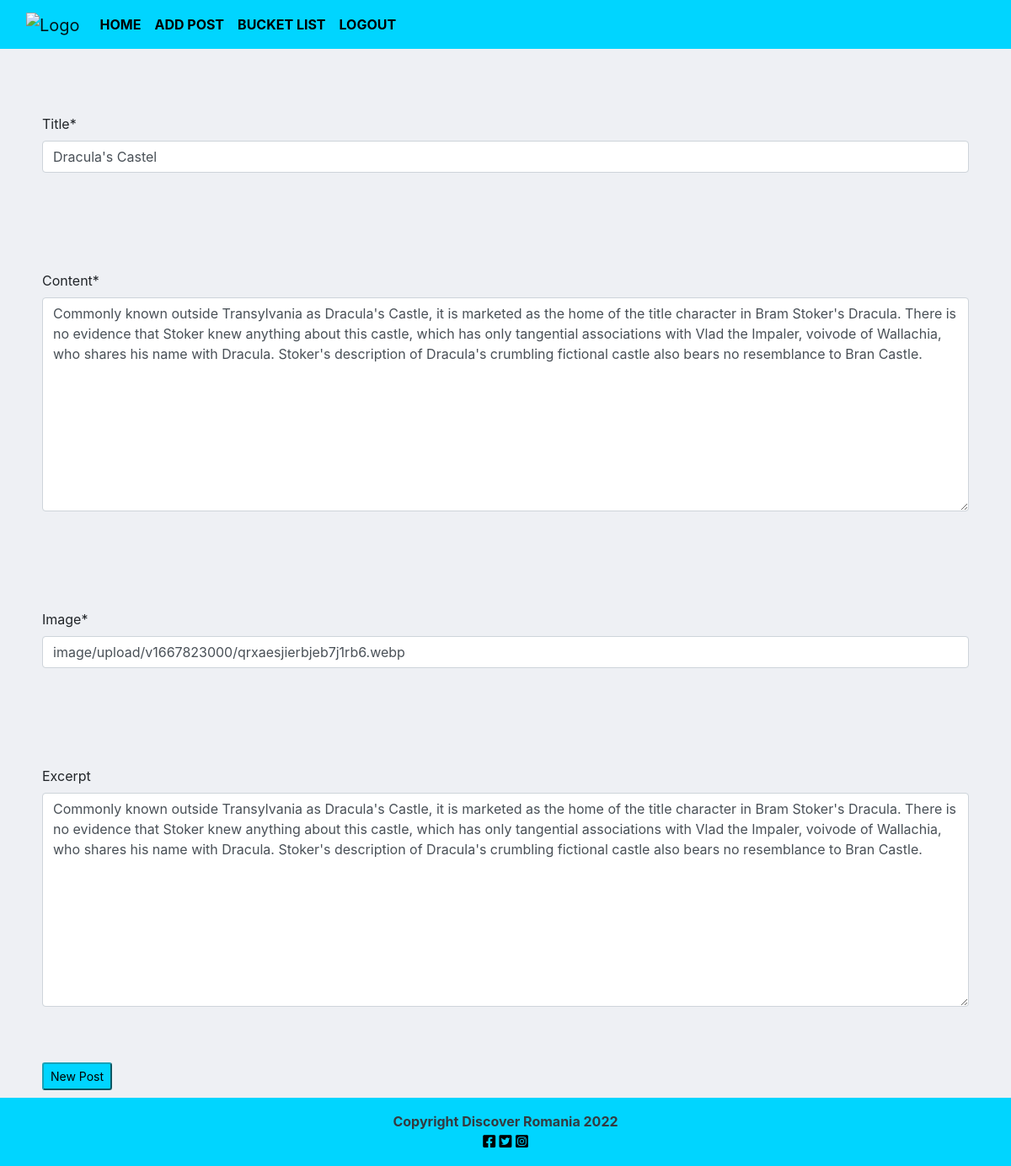
Page /draculas-castel/update/ (signed in) on the committed database.
### blog/models.py (models this page shows, shortened)
class Post(models.Model):
    title = models.CharField(max_length=200, unique=True)
    slug = models.SlugField(max_length=200, unique=True)
    author = models.ForeignKey(
        User, on_delete=models.CASCADE, related_name="blog_posts"
    )
    featured_image = CloudinaryField('image', default='placeholder')
    excerpt = models.TextField(blank=True)
    updated_on = models.DateTimeField(auto_now=True)
    content = models.TextField()
    created_on = models.DateTimeField(auto_now_add=True)
    status = models.IntegerField(choices=STATUS, default=0)
    likes = models.ManyToManyField(
        User, related_name='blogpost_like', blank=True)
    class Meta:
        ordering = ["-created_on"]

### blog/views.py (the view, shortened to what this page needs)
# urls.py: path('<slug:slug>/update/', UpdatePostView.as_view(), name='post-update'),
class UpdatePostView(UserPassesTestMixin, LoginRequiredMixin, SuccessMessageMixin, UpdateView):
    model = Post
    template_name = "add_post.html"
    fields = ['title', 'content', 'featured_image', 'excerpt']
    success_url = reverse_lazy('home')
    success_message = ("Your Post has been updated")
    def test_func(self):
        post = self.get_object()
        if self.request.user == post.author:
            return True
        return False

### templates/add_post.html (shortened to what this page needs)
{% extends 'base.html' %}
{% load crispy_forms_tags %}
{% block content%}
<div>
    <form action ='' method ="POST"  enctype="multipart/form-data">
        {{ form | crispy }}
    <button class= "btn-sm btn-info mb-2" type="submit">New Post</button>
</form>
</div>
{% endblock %} -->

### static/css/style.css (style rules this page uses)
body { background-color: #EEF0F4; }
.form-group { padding-top: 50px; padding-left: 50px; padding-bottom: 50px; padding-right: 50px; }
.btn-info { margin-left: 50px; background-color: #00D5FF; color: #000000; }
.main-bg { background-color: #EEF0F4; }

### rows in the picture
Post: title "Dracula's Castel", content "Commonly known outside Transylvania as Dracula's Castle, it is marketed as the home of the title character in Bram Stoker's Dracula. There is no evidence that Stoker knew anything about this castle, which has only tangential associations with Vlad the Impaler, voivode of Wallachia, who shares his name with Dracula. Stoker's description of Dracula's crumbling fictional castle also bears no resemblance to Bran Castle.", featured_image "image/upload/v1667823000/qrxaesjierbjeb7j1rb6.webp", excerpt "Commonly known outside Transylvania as Dracula's Castle, it is marketed as the home of the title character in Bram Stoker's Dracula. There is no evidence that Stoker knew anything about this castle, which has only tangential associations with Vlad the Impaler, voivode of Wallachia, who shares his name with Dracula. Stoker's description of Dracula's crumbling fictional castle also bears no resemblance to Bran Castle."
